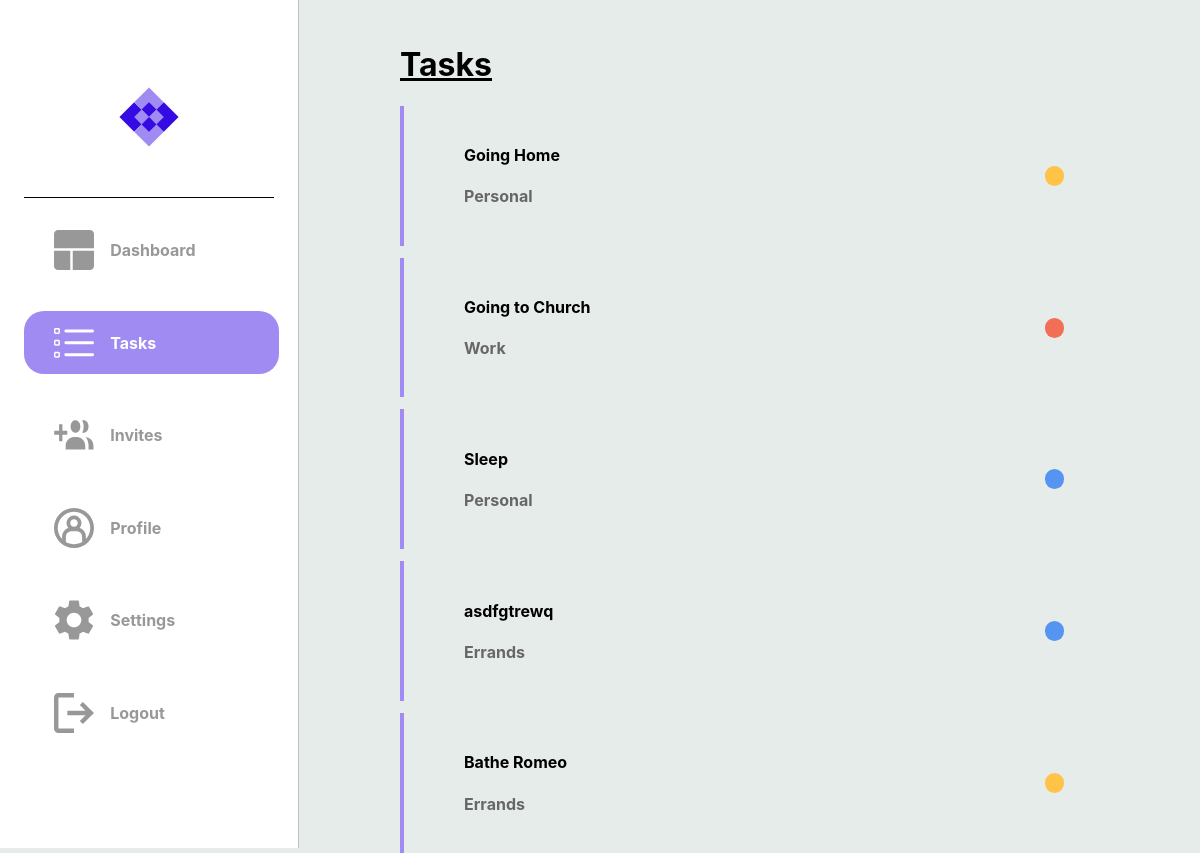
The app's page /tasks (signed in), older data.
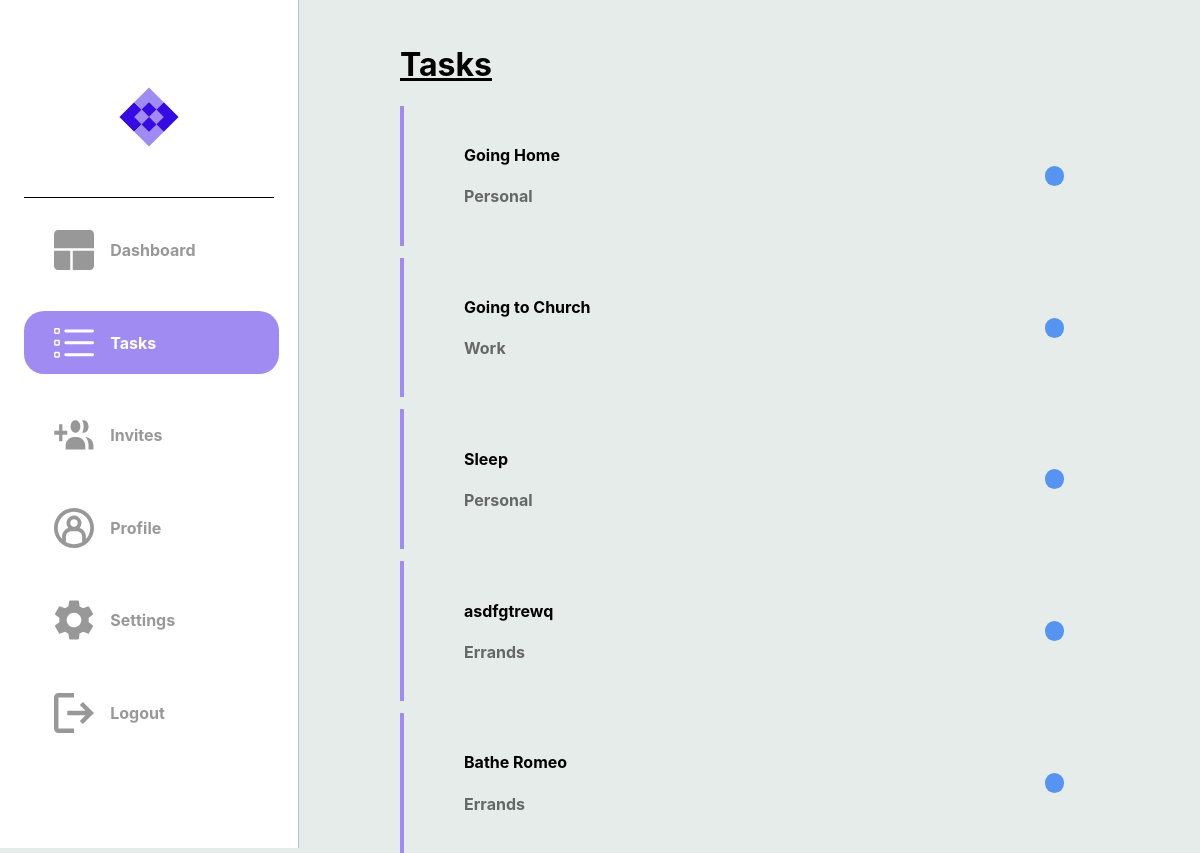
The same page, newer data.
### dotask/models.py (models this page shows)
class Task(db.Model):
    __tablename__ = "task"
    id = db.Column(db.Integer, primary_key=True)
    title = db.Column(db.String(100), nullable=False)
    description = db.Column(db.String(400), nullable=False)
    due_date = db.Column(db.Date, nullable=False)
    status = db.Column(Enum(TaskStatus))
    tag = db.Column(Enum(TaskTag))
    users = relationship('User', secondary=user_task, backref='tasks')

### dotask/routes.py (the view)
@app.route("/tasks")
@login_required
def hello_tasks():
    try:
        tasks = current_user.tasks
        """
        To get the Invited tasks, do
        1- tasks = Task.query.filter_by(shared_id=current_user.id).all()
        2- Render the template, but passed the shared_task as well owned_task
            i.e return render_template("tasks.html", tasks=tasks, shared_tasks=shared_tasks)

        This goes for cancelled, completed and in progress.
        """
        if tasks:
            return render_template("tasks.html", tasks=tasks)
        else:
            return render_template("tasks.html")
    except:
        return render_template("tasks.html")

### dotask/routes.py (called while the page is built)
@app.after_request
def after_request(response):
    response.headers["Cache-Control"] = "no-cache, no-store, must-revalidate"
    return response

@login_manager.user_loader
def load_user(user_id):
    return User.query.get(user_id)

### dotask/templates/tasks.html (shortened to what this page needs)
{% extends "layout.html" %}
{% block head %}
    <link rel="stylesheet" {% block css_tab_colour %} href="../static/page_css_folder/tasks.css">
    {% endblock %}
{% endblock %}
{% block task_image_colour %}
    <a class="a2" href="{{ url_for('hello_tasks') }}">
    <div id="logos">
        <img class="imgs" src="../static/tasks_active.svg">
        <h4 class="sidebar-text">Tasks</h4>
    </div>
    </a>
{% endblock task_image_colour %}
{% block tasks %}
    {% if tasks %}
        <h1 class="task-h1">Tasks</h1>
        {% for task in tasks %}
        <a href="{{ url_for('hello_each_task', task_id=task['id']) }}">
        <div class="message-box">
            <div class="message">
                <h4> {{ task['title'] }} </h4>
                <h4 style="color: #676767;"> {{ task.tag.name }} </h4>
            </div>
            <div class="message-dot {% if task.status.name == 'In_Progress' %}progress-task
                {% elif task.status.name == 'Completed' %}completed-task
                {% elif task.status.name == 'Cancelled' %}cancelled-task
                {% else %}unknown-task
                {% endif %}">
            </div>
        </div>
        </a>
        {% endfor %}
        {% else %}
                <div class="message-box">
                    <div class="message">
                        <h2>No Tasks Yet</h2>
                    </div>
                </div>
    {% endif %}
{% endblock tasks %}

Row changes from the older to the newer data that the page shows:
changed Task "Going Home": status "In_Progress" → "Completed" (drawn)
changed Task "Going to Church": status "Cancelled" → "Completed" (drawn)
changed Task "Bathe Romeo": status "In_Progress" → "Completed" (drawn)
